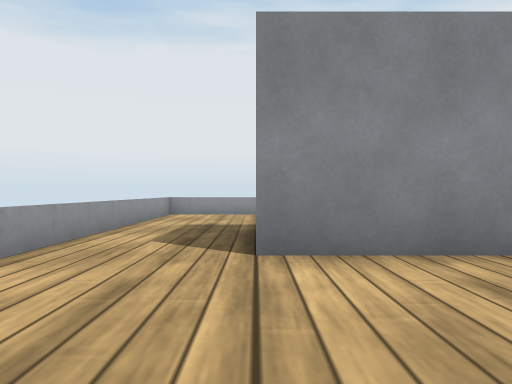
View 1 (above)

21 first-person views from a walk through a robot-simulator world made for Webots. The camera is 0.13 m above the floor, looks level and sees 70° across. The floor is counted in squares, 0.2 m on a side. Each view is taken from the middle of a square. On the plan, view 1 faces up. The plan holds only what a view shows up to about 10 squares ahead; the rest is blank. The robots in the file are not drawn. Webots' stock objects and surfaces are drawn as simple stand-ins.

View 2
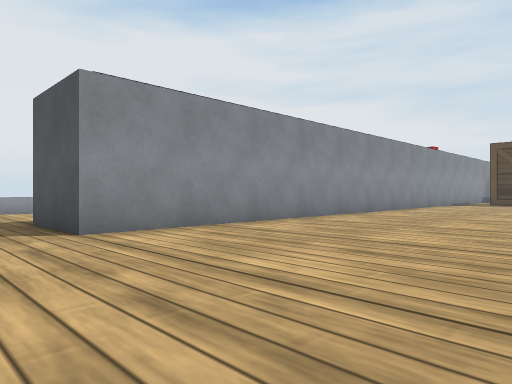

View 3
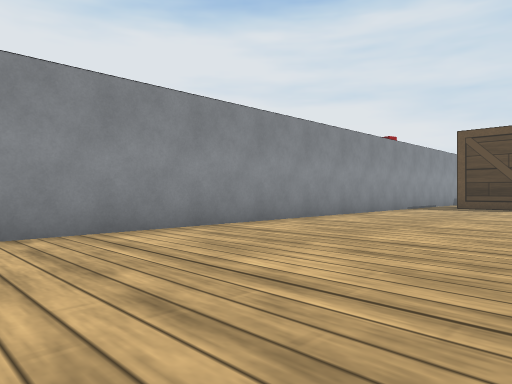

View 4
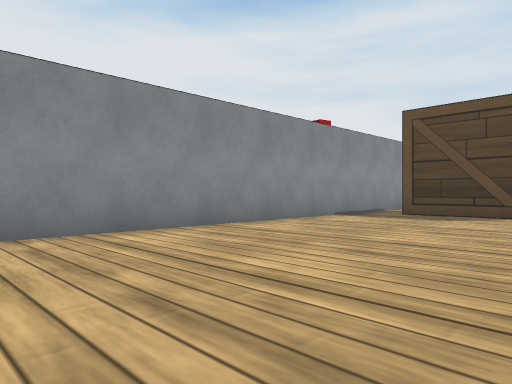

View 5
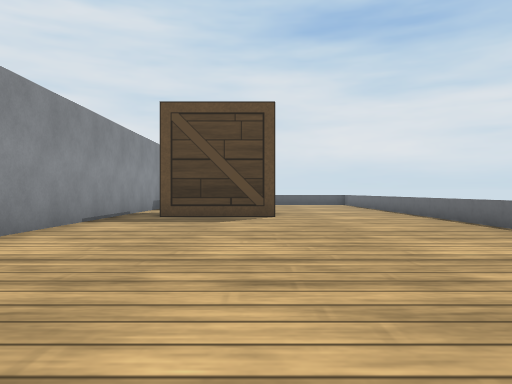

View 6
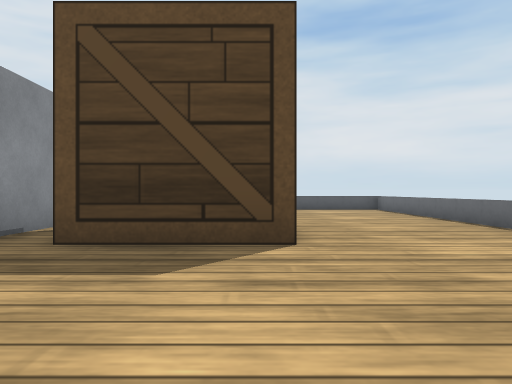

View 7
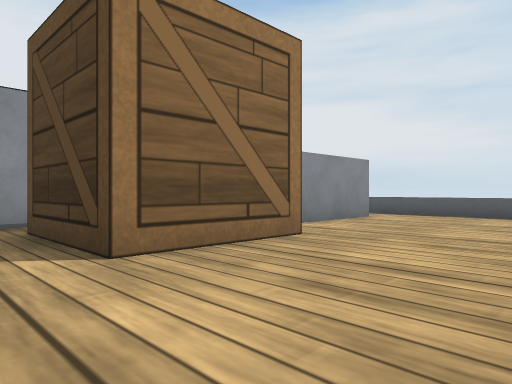

View 8
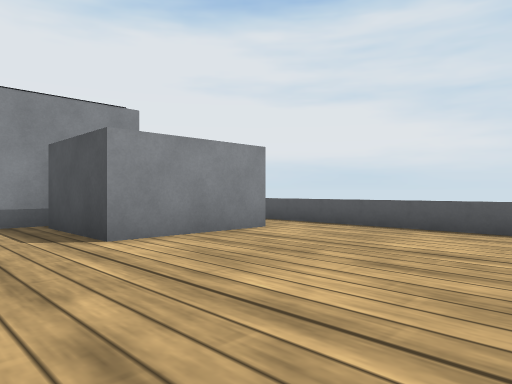

View 9
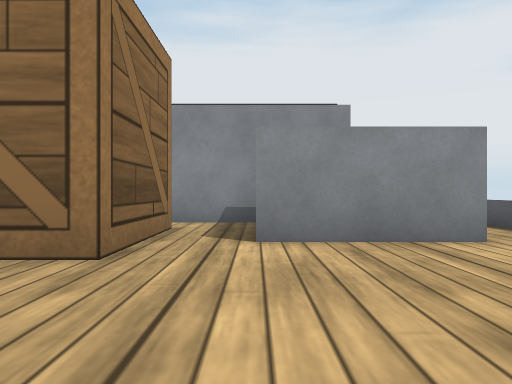

View 10
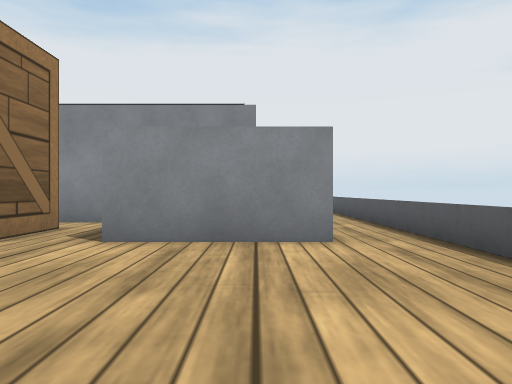

View 11
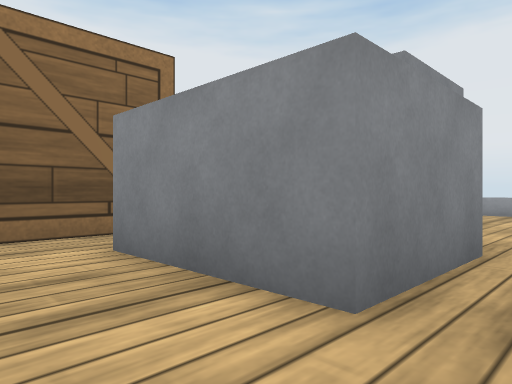

View 12
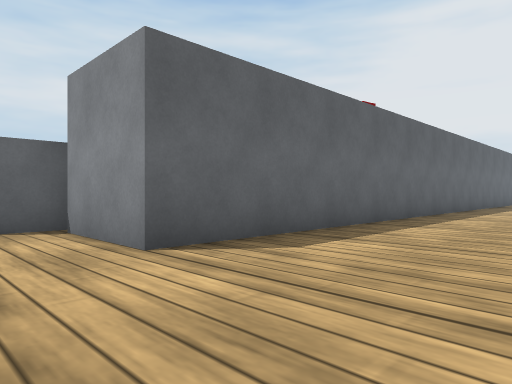

View 13
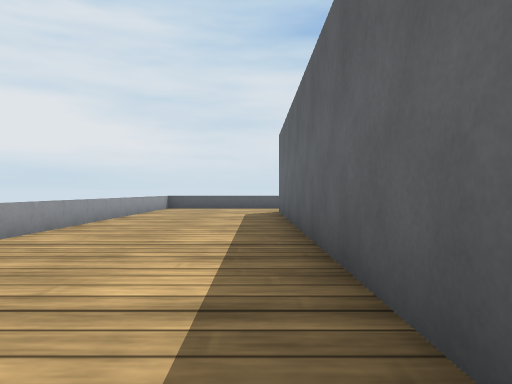

View 14
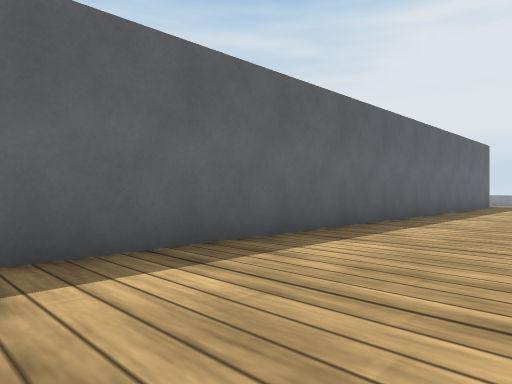

View 15
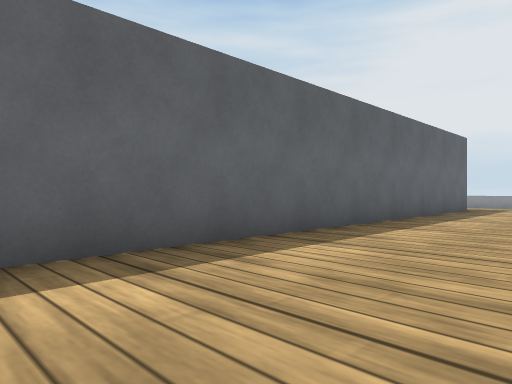

View 16
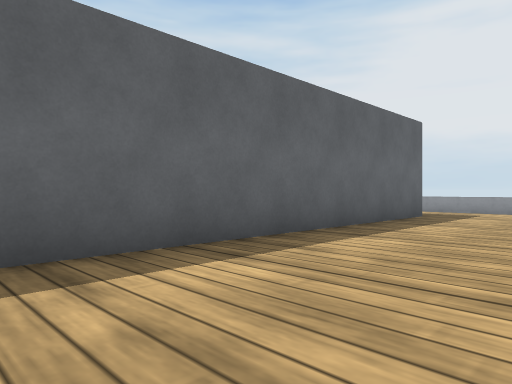

View 17
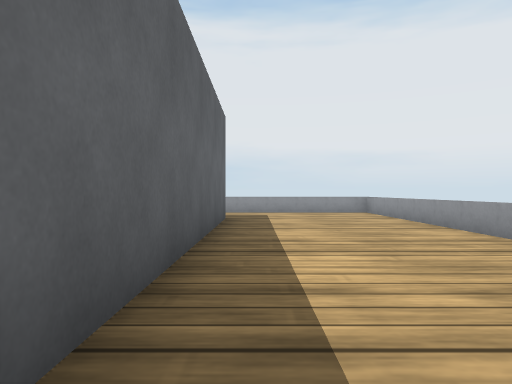

View 18
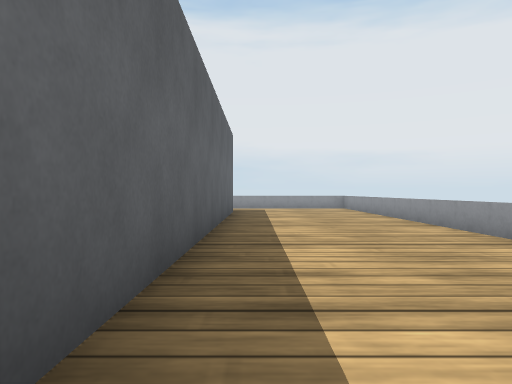

View 19
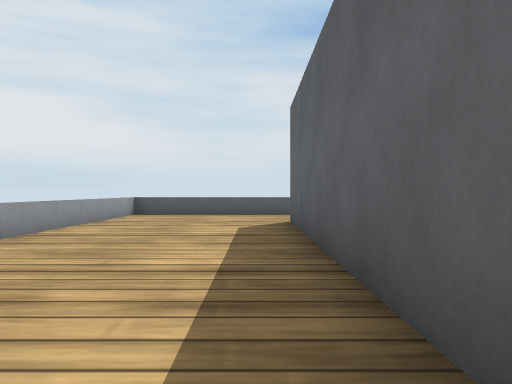

View 20
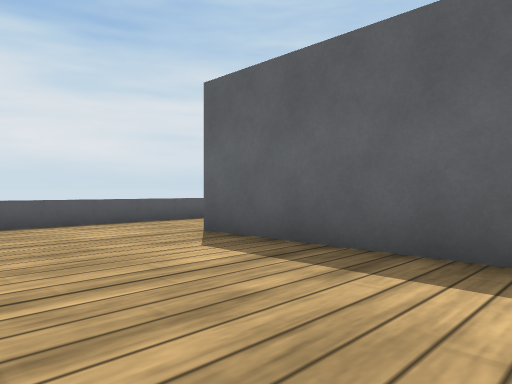

View 21
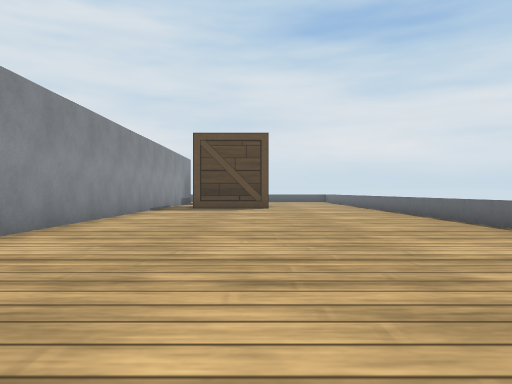

### Floor plan
Key: @ floor where view 1 was taken; . floor; = window, fence, low wall or low ledge; C conveyor; B wooden box; M metal box; O other object.
Columns run from 3 left of view 1 to 28 right of it. Each row starts with its distance up from view 1.
 11   =========          ==========
 10 =..............................
  9 =..............................=
  8 =..............................=
  7 =..............................=
  6 =..CCCCCCCCCCCCCCCCCCCCCCCCCC..=
  5 =..C                 O      C..=
  4 =..CCCCCCCCCCCCCCCCCCCCCCCCCC..=
  3  .........................M MM.=
  2  .....................B B.M  M.=
  1  .....................B B.MMMM.=
  0  ..@..................BBB......=
 -1  ..............................=
 -2  .... .........................=
 -3            ....................=
 -4             .................
 -5               ==== ==== ====

Positions as (right, up) in squares from view 1, and headings:
1: (0, 0), facing up
2: (-2, -2), facing up-right
3: (3, -2), facing up-right
4: (8, -2), facing up-right
5: (9, 0), facing right
6: (14, 0), facing right
7: (17, -4), facing up-right
8: (21, -4), facing up-right
9: (23, -4), facing up
10: (25, -4), facing up
11: (27, -1), facing up-left
12: (27, 10), facing down-left
13: (13, 7), facing right
14: (17, 10), facing down-left
15: (14, 10), facing down-left
16: (10, 10), facing down-left
17: (9, 7), facing left
18: (12, 7), facing left
19: (17, 7), facing right
20: (20, 10), facing down-right
21: (4, 0), facing right
